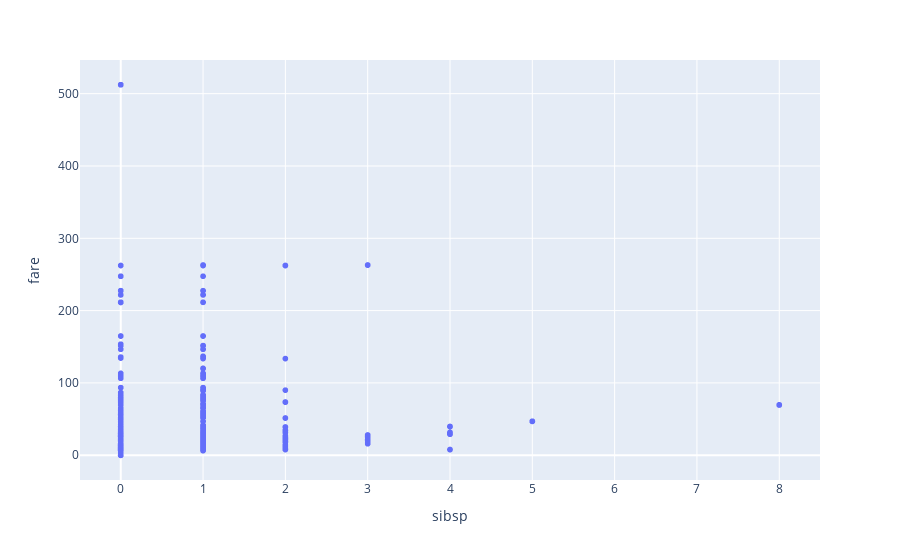

Notebook code cell kept with this figure:
### Markdown cell above
заметно на графике скаттерплот ниже, что в основном те, у кого много братьев ехали с ними, предпочитали билеты подешевле.

### Code cell
px.scatter(data, x="sibsp", y="fare")

### Figure 1 — Plotly figure (JSON) as saved in the notebook; plotly's stock layout.template omitted (floating-point values rounded to 4 significant figures; data arrays with more than 128 entries replaced by an {"elided": "..."} marker saying what was removed)
{"data": [{"hovertemplate": "sibsp=%{x}<br>fare=%{y}<extra></extra>", "legendgroup": "", "marker": {"color": "#636efa", "symbol": "circle"}, "mode": "markers", "name": "", "showlegend": false, "type": "scattergl", "x": {"elided": "1309 int values"}, "xaxis": "x", "y": {"elided": "1309 float values"}, "yaxis": "y"}], "layout": {"legend": {"tracegroupgap": 0}, "margin": {"t": 60}, "xaxis": {"anchor": "y", "domain": [0, 1], "title": {"text": "sibsp"}}, "yaxis": {"anchor": "x", "domain": [0, 1], "title": {"text": "fare"}}}}
